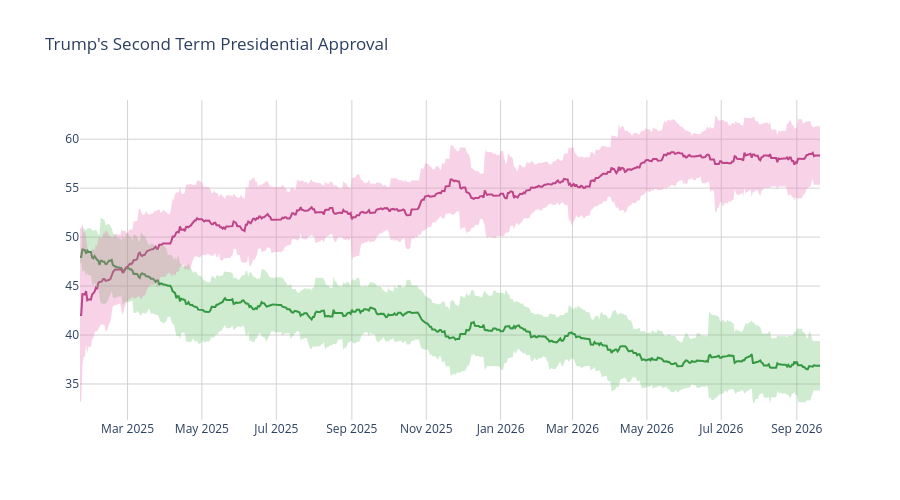

Here is the notebook cell this chart was saved with:
### Code cell
disappr_ci_hex = "#e86eaf"
appr_ci_hex = "#60be65"
disappr_ci_rgba = "rgba(232, 110, 175, 0.3)"
appr_ci_rgba = "rgba(96, 190, 101, 0.3)"
grid_col = "#d4d2d2"


# Approve
fig = go.Figure(go.Scatter(
    x=pres['end_date'],
    y=pres['approve'],
    hovertemplate="%{y:.2f}%",
    name="<b>Approve</b>",
    line=dict(color="#228833"),
    showlegend=False
))

# Disapprove
fig.add_trace(go.Scatter(
    x=pres['end_date'],
    y=pres['disapprove'],
    hovertemplate="%{y:.2f}%",
    name="<b>Disapprove</b>",
    line=dict(color="#aa3377"),
    showlegend=False
    )
)

# Approve CI
fig.add_traces([

    # Upper bound
    go.Scatter(
        x=pres['end_date'],
        y=pres['approve_upper_ci'],
        marker=dict(color=appr_ci_hex),
        line=dict(width=0),
        mode='lines',
        showlegend=False,
        hoverinfo="skip"
    ),

    # Lower bound
    go.Scatter(
        x=pres['end_date'],
        y=pres['approve_lower_ci'],
        marker=dict(color=appr_ci_hex),
        line=dict(width=0),
        mode='lines',
        fillcolor=appr_ci_rgba,
        fill="tonexty",
        showlegend=False,
        hoverinfo="skip"
    )
])

# Disapprove CI
fig.add_traces([

    # Upper bound
    go.Scatter(
        x=pres['end_date'],
        y=pres['disapprove_upper_ci'],
        marker=dict(color=disappr_ci_hex),
        line=dict(width=0),
        mode='lines',
        showlegend=False,
        hoverinfo="skip"
    ),

    # Lower bound
    go.Scatter(
        x=pres['end_date'],
        y=pres['disapprove_lower_ci'],
        marker=dict(color=disappr_ci_hex),
        line=dict(width=0),
        mode='lines',
        fillcolor=disappr_ci_rgba,
        fill="tonexty",
        showlegend=False,
        hoverinfo="skip"
    )
])

fig.update_layout(
    title=dict(text="Trump's Second Term Presidential Approval"),
    hovermode="x"
)

fig.update_xaxes(gridcolor=grid_col)
fig.update_yaxes(gridcolor=grid_col)

fig.update_layout(hovermode="x", hoverlabel_align="right", plot_bgcolor="rgba(0, 0, 0, 0)", height=500)
fig.show()

### Figure 1 — Plotly figure (JSON) as saved in the notebook; plotly's stock layout.template omitted (floating-point values rounded to 4 significant figures; data arrays with more than 128 entries replaced by an {"elided": "..."} marker saying what was removed)
{"data": [{"hovertemplate": "%{y:.2f}%", "line": {"color": "#228833"}, "name": "<b>Approve</b>", "showlegend": false, "type": "scatter", "x": {"elided": "608 str values"}, "y": {"elided": "608 float values"}}, {"hovertemplate": "%{y:.2f}%", "line": {"color": "#aa3377"}, "name": "<b>Disapprove</b>", "showlegend": false, "type": "scatter", "x": {"elided": "608 str values"}, "y": {"elided": "608 float values"}}, {"hoverinfo": "skip", "line": {"width": 0}, "marker": {"color": "#60be65"}, "mode": "lines", "showlegend": false, "type": "scatter", "x": {"elided": "608 str values"}, "y": {"elided": "608 float values"}}, {"fill": "tonexty", "fillcolor": "rgba(96, 190, 101, 0.3)", "hoverinfo": "skip", "line": {"width": 0}, "marker": {"color": "#60be65"}, "mode": "lines", "showlegend": false, "type": "scatter", "x": {"elided": "608 str values"}, "y": {"elided": "608 float values"}}, {"hoverinfo": "skip", "line": {"width": 0}, "marker": {"color": "#e86eaf"}, "mode": "lines", "showlegend": false, "type": "scatter", "x": {"elided": "608 str values"}, "y": {"elided": "608 float values"}}, {"fill": "tonexty", "fillcolor": "rgba(232, 110, 175, 0.3)", "hoverinfo": "skip", "line": {"width": 0}, "marker": {"color": "#e86eaf"}, "mode": "lines", "showlegend": false, "type": "scatter", "x": {"elided": "608 str values"}, "y": {"elided": "608 float values"}}], "layout": {"height": 500, "hoverlabel": {"align": "right"}, "hovermode": "x", "plot_bgcolor": "rgba(0, 0, 0, 0)", "title": {"text": "Trump's Second Term Presidential Approval"}, "xaxis": {"gridcolor": "#d4d2d2"}, "yaxis": {"gridcolor": "#d4d2d2"}}}
